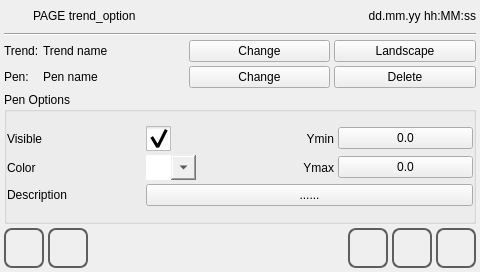
<?xml version="1.0" encoding="UTF-8"?>
<ui version="4.0">
 <class>trend_option</class>
 <widget class="QWidget" name="trend_option">
  <property name="geometry">
   <rect>
    <x>0</x>
    <y>0</y>
    <width>480</width>
    <height>272</height>
   </rect>
  </property>
  <property name="minimumSize">
   <size>
    <width>0</width>
    <height>0</height>
   </size>
  </property>
  <property name="maximumSize">
   <size>
    <width>16777215</width>
    <height>16777215</height>
   </size>
  </property>
  <property name="windowTitle">
   <string>trend_option</string>
  </property>
  <property name="styleSheet">
   <string notr="true"/>
  </property>
  <layout class="QVBoxLayout" name="verticalLayout">
   <property name="spacing">
    <number>4</number>
   </property>
   <property name="margin">
    <number>4</number>
   </property>
   <item>
    <layout class="QHBoxLayout" name="horizontalLayout">
     <item>
      <widget class="QLabel" name="labelIcon">
       <property name="minimumSize">
        <size>
         <width>25</width>
         <height>25</height>
        </size>
       </property>
       <property name="maximumSize">
        <size>
         <width>25</width>
         <height>25</height>
        </size>
       </property>
       <property name="focusPolicy">
        <enum>Qt::NoFocus</enum>
       </property>
       <property name="styleSheet">
        <string notr="true">border-image: url(:/systemicons/img/3d_bar_chart.png);</string>
       </property>
       <property name="text">
        <string/>
       </property>
      </widget>
     </item>
     <item>
      <widget class="QLabel" name="labelTitle">
       <property name="sizePolicy">
        <sizepolicy hsizetype="Preferred" vsizetype="Fixed">
         <horstretch>0</horstretch>
         <verstretch>0</verstretch>
        </sizepolicy>
       </property>
       <property name="focusPolicy">
        <enum>Qt::NoFocus</enum>
       </property>
       <property name="text">
        <string>PAGE trend_option</string>
       </property>
      </widget>
     </item>
     <item>
      <widget class="QLabel" name="labelUserName">
       <property name="text">
        <string/>
       </property>
      </widget>
     </item>
     <item>
      <widget class="QLabel" name="labelDataOra">
       <property name="sizePolicy">
        <sizepolicy hsizetype="Preferred" vsizetype="Fixed">
         <horstretch>0</horstretch>
         <verstretch>0</verstretch>
        </sizepolicy>
       </property>
       <property name="focusPolicy">
        <enum>Qt::NoFocus</enum>
       </property>
       <property name="text">
        <string>dd.mm.yy hh:MM:ss</string>
       </property>
       <property name="alignment">
        <set>Qt::AlignRight|Qt::AlignTrailing|Qt::AlignVCenter</set>
       </property>
      </widget>
     </item>
    </layout>
   </item>
   <item>
    <widget class="Line" name="line">
     <property name="focusPolicy">
      <enum>Qt::NoFocus</enum>
     </property>
     <property name="orientation">
      <enum>Qt::Horizontal</enum>
     </property>
    </widget>
   </item>
   <item>
    <layout class="QGridLayout" name="gridLayout_2">
     <item row="0" column="1">
      <widget class="QLabel" name="labelTrendName">
       <property name="focusPolicy">
        <enum>Qt::NoFocus</enum>
       </property>
       <property name="text">
        <string>Trend name</string>
       </property>
      </widget>
     </item>
     <item row="0" column="2">
      <widget class="QPushButton" name="pushButtonChangeTrend">
       <property name="focusPolicy">
        <enum>Qt::NoFocus</enum>
       </property>
       <property name="text">
        <string>Change</string>
       </property>
      </widget>
     </item>
     <item row="1" column="1">
      <widget class="QLabel" name="labelPenName">
       <property name="focusPolicy">
        <enum>Qt::NoFocus</enum>
       </property>
       <property name="text">
        <string>Pen name</string>
       </property>
      </widget>
     </item>
     <item row="1" column="2">
      <widget class="QPushButton" name="pushButtonChangePen">
       <property name="focusPolicy">
        <enum>Qt::NoFocus</enum>
       </property>
       <property name="text">
        <string>Change</string>
       </property>
      </widget>
     </item>
     <item row="1" column="3">
      <widget class="QPushButton" name="pushButtonDeletePen">
       <property name="focusPolicy">
        <enum>Qt::NoFocus</enum>
       </property>
       <property name="text">
        <string>Delete</string>
       </property>
      </widget>
     </item>
     <item row="1" column="0">
      <widget class="QLabel" name="labelPenNametxt">
       <property name="sizePolicy">
        <sizepolicy hsizetype="Fixed" vsizetype="Preferred">
         <horstretch>0</horstretch>
         <verstretch>0</verstretch>
        </sizepolicy>
       </property>
       <property name="focusPolicy">
        <enum>Qt::NoFocus</enum>
       </property>
       <property name="text">
        <string>Pen:</string>
       </property>
       <property name="alignment">
        <set>Qt::AlignLeading|Qt::AlignLeft|Qt::AlignVCenter</set>
       </property>
      </widget>
     </item>
     <item row="0" column="0">
      <widget class="QLabel" name="labelTrendNametxt">
       <property name="sizePolicy">
        <sizepolicy hsizetype="Fixed" vsizetype="Preferred">
         <horstretch>0</horstretch>
         <verstretch>0</verstretch>
        </sizepolicy>
       </property>
       <property name="focusPolicy">
        <enum>Qt::NoFocus</enum>
       </property>
       <property name="text">
        <string>Trend:</string>
       </property>
       <property name="alignment">
        <set>Qt::AlignLeading|Qt::AlignLeft|Qt::AlignVCenter</set>
       </property>
      </widget>
     </item>
     <item row="0" column="3">
      <widget class="QPushButton" name="pushButtonLayout">
       <property name="focusPolicy">
        <enum>Qt::NoFocus</enum>
       </property>
       <property name="text">
        <string>Landscape</string>
       </property>
      </widget>
     </item>
    </layout>
   </item>
   <item>
    <widget class="QGroupBox" name="groupBox">
     <property name="focusPolicy">
      <enum>Qt::NoFocus</enum>
     </property>
     <property name="title">
      <string>Pen Options</string>
     </property>
     <layout class="QVBoxLayout" name="verticalLayout_2">
      <property name="spacing">
       <number>4</number>
      </property>
      <property name="margin">
       <number>0</number>
      </property>
      <item>
       <layout class="QGridLayout" name="gridLayout">
        <property name="spacing">
         <number>4</number>
        </property>
        <item row="1" column="0">
         <widget class="QLabel" name="labelColorTxt">
          <property name="focusPolicy">
           <enum>Qt::NoFocus</enum>
          </property>
          <property name="text">
           <string>Color </string>
          </property>
          <property name="alignment">
           <set>Qt::AlignLeading|Qt::AlignLeft|Qt::AlignVCenter</set>
          </property>
         </widget>
        </item>
        <item row="0" column="2">
         <widget class="QLabel" name="labelYmin">
          <property name="focusPolicy">
           <enum>Qt::NoFocus</enum>
          </property>
          <property name="text">
           <string>Ymin</string>
          </property>
          <property name="alignment">
           <set>Qt::AlignRight|Qt::AlignTrailing|Qt::AlignVCenter</set>
          </property>
         </widget>
        </item>
        <item row="0" column="3">
         <widget class="QPushButton" name="pushButtonYmin">
          <property name="focusPolicy">
           <enum>Qt::NoFocus</enum>
          </property>
          <property name="text">
           <string>0.0</string>
          </property>
         </widget>
        </item>
        <item row="1" column="2">
         <widget class="QLabel" name="labelYmax">
          <property name="focusPolicy">
           <enum>Qt::NoFocus</enum>
          </property>
          <property name="text">
           <string>Ymax</string>
          </property>
          <property name="alignment">
           <set>Qt::AlignRight|Qt::AlignTrailing|Qt::AlignVCenter</set>
          </property>
         </widget>
        </item>
        <item row="1" column="3">
         <widget class="QPushButton" name="pushButtonYmax">
          <property name="focusPolicy">
           <enum>Qt::NoFocus</enum>
          </property>
          <property name="text">
           <string>0.0</string>
          </property>
         </widget>
        </item>
        <item row="0" column="1">
         <widget class="QCheckBox" name="checkBoxVisible">
          <property name="focusPolicy">
           <enum>Qt::NoFocus</enum>
          </property>
          <property name="styleSheet">
           <string notr="true"> QCheckBox::indicator {
     width: 25px;
     height: 25px;
 }

</string>
          </property>
          <property name="text">
           <string/>
          </property>
          <property name="checked">
           <bool>true</bool>
          </property>
         </widget>
        </item>
        <item row="0" column="0">
         <widget class="QLabel" name="label">
          <property name="focusPolicy">
           <enum>Qt::NoFocus</enum>
          </property>
          <property name="text">
           <string>Visible </string>
          </property>
          <property name="alignment">
           <set>Qt::AlignLeading|Qt::AlignLeft|Qt::AlignVCenter</set>
          </property>
         </widget>
        </item>
        <item row="2" column="0">
         <widget class="QLabel" name="labelDescription">
          <property name="focusPolicy">
           <enum>Qt::NoFocus</enum>
          </property>
          <property name="text">
           <string>Description</string>
          </property>
         </widget>
        </item>
        <item row="2" column="1" colspan="3">
         <widget class="QPushButton" name="pushButtonDescription">
          <property name="focusPolicy">
           <enum>Qt::NoFocus</enum>
          </property>
          <property name="text">
           <string>......</string>
          </property>
         </widget>
        </item>
        <item row="1" column="1">
         <widget class="QComboBox" name="comboBoxColor">
          <property name="focusPolicy">
           <enum>Qt::NoFocus</enum>
          </property>
          <property name="styleSheet">
           <string notr="true">    QAbstractItemView {
     padding: 0 0 0 0;
     font-size: 20px;
    }
     
    /* Sets up scrollbar size, border, color */
      QScrollBar:vertical {
          width: 0px;
      /* margin sets up how far the handle can travel*/
       margin: 0px 0px 0px 0px;
      }
     
    /* Sets up the color and height of handle */
      QScrollBar::handle:vertical {
         height: 0px;
          width: 0px;
      	background-color: rgb(0, 0, 0);
      }
     
    /* This remvoes the bottom button by setting the height to 0px */
      QScrollBar::add-line:vertical {
         height: 0px;
          width: 0px;
          subcontrol-position: bottom;
          subcontrol-origin: margin;
      }
     
    /* This remvoes the top button by setting the height to 0px */
      QScrollBar::sub-line:vertical {
         height: 0px;
          width: 0px;
		  subcontrol-position: top;
          subcontrol-origin: margin;
      }
     
    /* need this to get rid of crosshatching on scrollbar background */
      QScrollBar::add-page:vertical, QScrollBar::sub-page:vertical {
          background: none;
      }
     
    QComboBox {
     margin: 0px 0px 0px 0px;
     border: 0px;
     padding: 0px;

     icon-size: 25px, 25px;

     font-size: 20px;

     min-height: 25px;
     max-height: 25px;
     min-width: 50px;
     max-width: 50px;
 }
     
    QComboBox::drop-down {
    min-width: 25px;
    }
</string>
          </property>
         </widget>
        </item>
       </layout>
      </item>
     </layout>
    </widget>
   </item>
   <item>
    <layout class="QHBoxLayout" name="horizontalLayout_2">
     <item>
      <widget class="QPushButton" name="pushButtonHome">
       <property name="sizePolicy">
        <sizepolicy hsizetype="Minimum" vsizetype="Fixed">
         <horstretch>60</horstretch>
         <verstretch>60</verstretch>
        </sizepolicy>
       </property>
       <property name="minimumSize">
        <size>
         <width>40</width>
         <height>40</height>
        </size>
       </property>
       <property name="maximumSize">
        <size>
         <width>40</width>
         <height>40</height>
        </size>
       </property>
       <property name="focusPolicy">
        <enum>Qt::NoFocus</enum>
       </property>
       <property name="styleSheet">
        <string notr="true">QPushButton
{
border: 2px solid  rgb(94, 94, 94);
border-radius: 8px;
qproperty-icon: url(:/systemicons/img/Home.png);
qproperty-iconSize: 24px 24px;
qproperty-focusPolicy: NoFocus;
}
QPushButton:pressed
{
border: 2px solid  rgb(194, 194, 194);
background-color:  rgb(255, 255, 127);
}
QPushButton:disabled
{
border: 2px solid  rgb(194, 194, 194);
}
</string>
       </property>
       <property name="text">
        <string/>
       </property>
      </widget>
     </item>
     <item>
      <widget class="QPushButton" name="pushButtonBack">
       <property name="sizePolicy">
        <sizepolicy hsizetype="Minimum" vsizetype="Fixed">
         <horstretch>60</horstretch>
         <verstretch>60</verstretch>
        </sizepolicy>
       </property>
       <property name="minimumSize">
        <size>
         <width>40</width>
         <height>40</height>
        </size>
       </property>
       <property name="maximumSize">
        <size>
         <width>40</width>
         <height>40</height>
        </size>
       </property>
       <property name="focusPolicy">
        <enum>Qt::NoFocus</enum>
       </property>
       <property name="styleSheet">
        <string notr="true">QPushButton
{
border: 2px solid  rgb(94, 94, 94);
border-radius: 8px;
qproperty-icon: url(:/systemicons/img/Go_back.png);
qproperty-iconSize: 24px 24px;
qproperty-focusPolicy: NoFocus;
}
QPushButton:pressed
{
border: 2px solid  rgb(194, 194, 194);
background-color:  rgb(255, 255, 127);
}
QPushButton:disabled
{
border: 2px solid  rgb(194, 194, 194);
}
</string>
       </property>
       <property name="text">
        <string/>
       </property>
      </widget>
     </item>
     <item>
      <widget class="QLabel" name="labelInfo">
       <property name="sizePolicy">
        <sizepolicy hsizetype="MinimumExpanding" vsizetype="Preferred">
         <horstretch>0</horstretch>
         <verstretch>0</verstretch>
        </sizepolicy>
       </property>
       <property name="text">
        <string/>
       </property>
       <property name="alignment">
        <set>Qt::AlignCenter</set>
       </property>
      </widget>
     </item>
     <item>
      <widget class="QPushButton" name="pushButtonSaveAs">
       <property name="minimumSize">
        <size>
         <width>40</width>
         <height>40</height>
        </size>
       </property>
       <property name="maximumSize">
        <size>
         <width>40</width>
         <height>40</height>
        </size>
       </property>
       <property name="focusPolicy">
        <enum>Qt::NoFocus</enum>
       </property>
       <property name="styleSheet">
        <string notr="true">QPushButton
{
border: 2px solid  rgb(94, 94, 94);
border-radius: 8px;
qproperty-icon: url(:/systemicons/img/Notes.png);
qproperty-iconSize: 24px 24px;
qproperty-focusPolicy: NoFocus;
}
QPushButton:pressed
{
border: 2px solid  rgb(194, 194, 194);
background-color:  rgb(255, 255, 127);
}
QPushButton:disabled
{
border: 2px solid  rgb(194, 194, 194);
}
</string>
       </property>
       <property name="text">
        <string/>
       </property>
      </widget>
     </item>
     <item>
      <widget class="QPushButton" name="pushButtonSave">
       <property name="minimumSize">
        <size>
         <width>40</width>
         <height>40</height>
        </size>
       </property>
       <property name="maximumSize">
        <size>
         <width>40</width>
         <height>40</height>
        </size>
       </property>
       <property name="focusPolicy">
        <enum>Qt::NoFocus</enum>
       </property>
       <property name="styleSheet">
        <string notr="true">QPushButton
{
border: 2px solid  rgb(94, 94, 94);
border-radius: 8px;
qproperty-icon: url(:/systemicons/img/Save.png);
qproperty-iconSize: 24px 24px;
qproperty-focusPolicy: NoFocus;
}
QPushButton:pressed
{
border: 2px solid  rgb(194, 194, 194);
background-color:  rgb(255, 255, 127);
}
QPushButton:disabled
{
border: 2px solid  rgb(194, 194, 194);
}
</string>
       </property>
       <property name="text">
        <string/>
       </property>
      </widget>
     </item>
     <item>
      <widget class="QPushButton" name="pushButtonSaveUSB">
       <property name="minimumSize">
        <size>
         <width>40</width>
         <height>40</height>
        </size>
       </property>
       <property name="maximumSize">
        <size>
         <width>40</width>
         <height>40</height>
        </size>
       </property>
       <property name="styleSheet">
        <string notr="true">QPushButton
{
border: 2px solid  rgb(94, 94, 94);
border-radius: 8px;
qproperty-icon: url(:/systemicons/img/Flash_drive.png);
qproperty-iconSize: 24px 24px;
qproperty-focusPolicy: NoFocus;
}
QPushButton:pressed
{
border: 2px solid  rgb(194, 194, 194);
background-color:  rgb(255, 255, 127);
}
QPushButton:disabled
{
border: 2px solid  rgb(194, 194, 194);
}
</string>
       </property>
       <property name="text">
        <string/>
       </property>
      </widget>
     </item>
    </layout>
   </item>
  </layout>
 </widget>
 <resources/>
 <connections/>
</ui>
